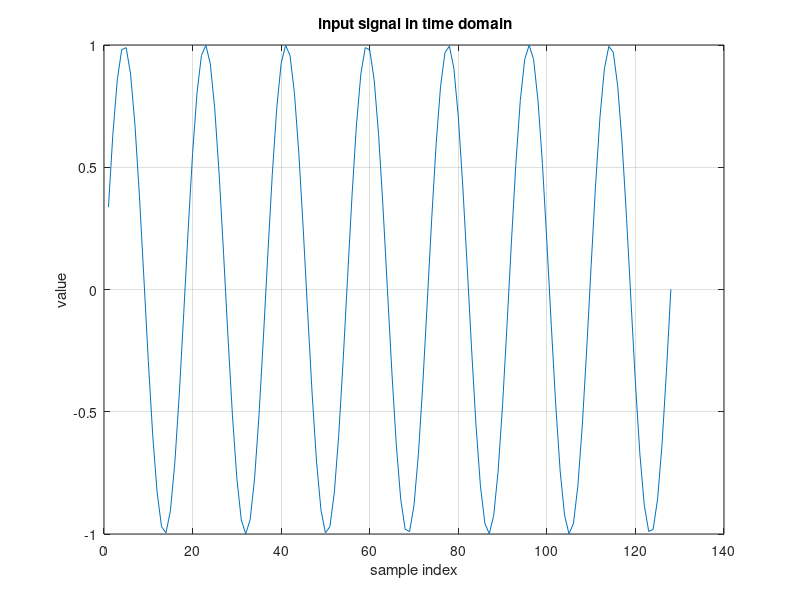
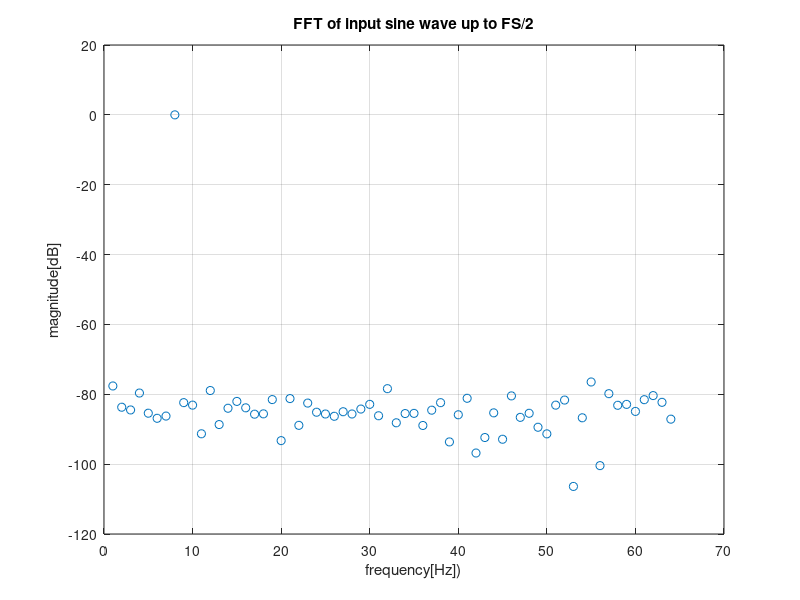

Write MATLAB code to recreate these figures, in order.
% Calculate Signal t Noise ration out of FFT
%
clear;close all
%             

Fs     = 8000;                % Sampling frequency

% Generation of input stimuli

N=128;                 % block length of FFT, number of points for the FFT

amplitude=1;           % amplitude of input sine wave
sigbin=7;              % defines the signal frequency on the FFT grid
bw_index=N/2;          % defines the bandwidth 
f0sin=sigbin*(Fs/N);   % signal frequency of the input sine wave   
f_vec=(0:N-1)/N*Fs;    

indsin=1:N;
xinsin=amplitude*sin(2*pi*indsin*f0sin/Fs) ;

% add white noise

noise=randn(1,N)*10^-3.4;
xinsin=xinsin+1*noise;

len=length(xinsin);

figure
plot(xinsin);grid on;
xlabel('sample index')
ylabel('value')
title (' input signal in time domain')

% FFT of signal 
xin_fft=(2/N)*fft(xinsin);    

% plot magnitude response of FFT
figure;
%plot(f_vec(1:length(xin_fft)/2),20*log10(abs(xin_fft(1:length(xin_fft)/2))),'o');grid on;
plot(20*log10(abs(xin_fft(1:length(xin_fft)/2))),'o');grid on;
xlabel('frequency[Hz])');
ylabel('magnitude[dB]')
title(' FFT of input sine wave up to FS/2 ')


%calculate SNR
sigindex=sigbin+1;  % FFT grid starts with 0, matlab index starts with 1!!!!
noisebin=[[1:sigindex-1] [sigindex+1:bw_index]];
Spower=sum(xin_fft(sigindex).*conj(xin_fft(sigindex)));
Npower=sum(xin_fft(noisebin).*conj(xin_fft(noisebin)));
SNR=10*log10(Spower/Npower)


